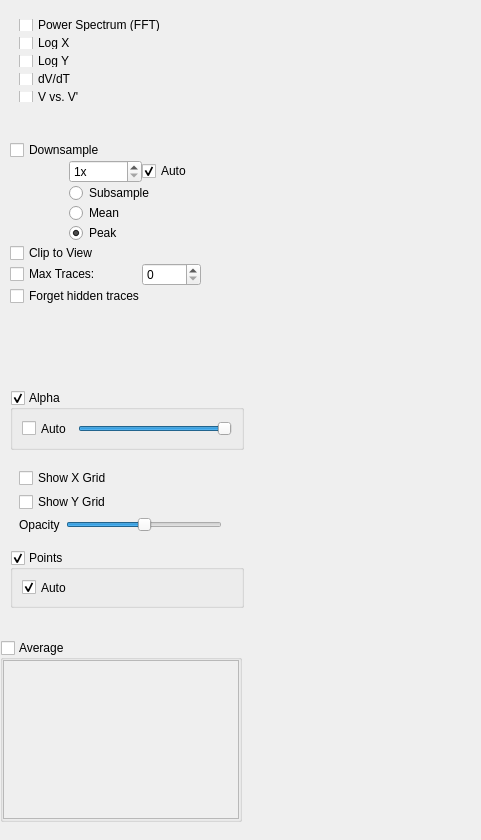
<?xml version="1.0" encoding="UTF-8"?>
<ui version="4.0">
 <class>Form</class>
 <widget class="QWidget" name="Form">
  <property name="geometry">
   <rect>
    <x>0</x>
    <y>0</y>
    <width>481</width>
    <height>840</height>
   </rect>
  </property>
  <property name="windowTitle">
   <string>Form</string>
  </property>
  <widget class="QGroupBox" name="averageGroup">
   <property name="geometry">
    <rect>
     <x>0</x>
     <y>640</y>
     <width>242</width>
     <height>182</height>
    </rect>
   </property>
   <property name="toolTip">
    <string>Display averages of the curves displayed in this plot. The parameter list allows you to choose parameters to average over (if any are available).</string>
   </property>
   <property name="title">
    <string>Average</string>
   </property>
   <property name="checkable">
    <bool>true</bool>
   </property>
   <property name="checked">
    <bool>false</bool>
   </property>
   <layout class="QGridLayout" name="gridLayout_5">
    <property name="margin">
     <number>0</number>
    </property>
    <property name="spacing">
     <number>0</number>
    </property>
    <item row="0" column="0">
     <widget class="QListWidget" name="avgParamList"/>
    </item>
   </layout>
  </widget>
  <widget class="QFrame" name="decimateGroup">
   <property name="geometry">
    <rect>
     <x>10</x>
     <y>140</y>
     <width>191</width>
     <height>171</height>
    </rect>
   </property>
   <layout class="QGridLayout" name="gridLayout_4">
    <property name="margin">
     <number>0</number>
    </property>
    <property name="spacing">
     <number>0</number>
    </property>
    <item row="7" column="0" colspan="3">
     <widget class="QCheckBox" name="clipToViewCheck">
      <property name="toolTip">
       <string>Plot only the portion of each curve that is visible. This assumes X values are uniformly spaced.</string>
      </property>
      <property name="text">
       <string>Clip to View</string>
      </property>
     </widget>
    </item>
    <item row="8" column="0" colspan="2">
     <widget class="QCheckBox" name="maxTracesCheck">
      <property name="toolTip">
       <string>If multiple curves are displayed in this plot, check this box to limit the number of traces that are displayed.</string>
      </property>
      <property name="text">
       <string>Max Traces:</string>
      </property>
     </widget>
    </item>
    <item row="0" column="0" colspan="3">
     <widget class="QCheckBox" name="downsampleCheck">
      <property name="text">
       <string>Downsample</string>
      </property>
     </widget>
    </item>
    <item row="6" column="1" colspan="2">
     <widget class="QRadioButton" name="peakRadio">
      <property name="toolTip">
       <string>Downsample by drawing a saw wave that follows the min and max of the original data. This method produces the best visual representation of the data but is slower.</string>
      </property>
      <property name="text">
       <string>Peak</string>
      </property>
      <property name="checked">
       <bool>true</bool>
      </property>
     </widget>
    </item>
    <item row="8" column="2">
     <widget class="QSpinBox" name="maxTracesSpin">
      <property name="toolTip">
       <string>If multiple curves are displayed in this plot, check &quot;Max Traces&quot; and set this value to limit the number of traces that are displayed.</string>
      </property>
     </widget>
    </item>
    <item row="9" column="0" colspan="3">
     <widget class="QCheckBox" name="forgetTracesCheck">
      <property name="toolTip">
       <string>If MaxTraces is checked, remove curves from memory after they are hidden (saves memory, but traces can not be un-hidden).</string>
      </property>
      <property name="text">
       <string>Forget hidden traces</string>
      </property>
     </widget>
    </item>
    <item row="3" column="1" colspan="2">
     <widget class="QRadioButton" name="meanRadio">
      <property name="toolTip">
       <string>Downsample by taking the mean of N samples.</string>
      </property>
      <property name="text">
       <string>Mean</string>
      </property>
     </widget>
    </item>
    <item row="2" column="1" colspan="2">
     <widget class="QRadioButton" name="subsampleRadio">
      <property name="toolTip">
       <string>Downsample by taking the first of N samples. This method is fastest and least accurate.</string>
      </property>
      <property name="text">
       <string>Subsample</string>
      </property>
     </widget>
    </item>
    <item row="1" column="2">
     <widget class="QCheckBox" name="autoDownsampleCheck">
      <property name="toolTip">
       <string>Automatically downsample data based on the visible range. This assumes X values are uniformly spaced.</string>
      </property>
      <property name="text">
       <string>Auto</string>
      </property>
      <property name="checked">
       <bool>true</bool>
      </property>
     </widget>
    </item>
    <item row="2" column="0">
     <spacer name="horizontalSpacer">
      <property name="orientation">
       <enum>Qt::Horizontal</enum>
      </property>
      <property name="sizeType">
       <enum>QSizePolicy::Maximum</enum>
      </property>
      <property name="sizeHint" stdset="0">
       <size>
        <width>30</width>
        <height>20</height>
       </size>
      </property>
     </spacer>
    </item>
    <item row="1" column="1">
     <widget class="QSpinBox" name="downsampleSpin">
      <property name="toolTip">
       <string>Downsample data before plotting. (plot every Nth sample)</string>
      </property>
      <property name="suffix">
       <string>x</string>
      </property>
      <property name="minimum">
       <number>1</number>
      </property>
      <property name="maximum">
       <number>100000</number>
      </property>
      <property name="value">
       <number>1</number>
      </property>
     </widget>
    </item>
   </layout>
  </widget>
  <widget class="QFrame" name="transformGroup">
   <property name="geometry">
    <rect>
     <x>10</x>
     <y>10</y>
     <width>171</width>
     <height>101</height>
    </rect>
   </property>
   <layout class="QGridLayout" name="gridLayout">
    <item row="2" column="0">
     <widget class="QCheckBox" name="logYCheck">
      <property name="text">
       <string>Log Y</string>
      </property>
     </widget>
    </item>
    <item row="1" column="0">
     <widget class="QCheckBox" name="logXCheck">
      <property name="text">
       <string>Log X</string>
      </property>
     </widget>
    </item>
    <item row="0" column="0">
     <widget class="QCheckBox" name="fftCheck">
      <property name="text">
       <string>Power Spectrum (FFT)</string>
      </property>
     </widget>
    </item>
    <item row="3" column="0">
     <widget class="QCheckBox" name="derivativeCheck">
      <property name="text">
       <string>dV/dT</string>
      </property>
     </widget>
    </item>
    <item row="4" column="0">
     <widget class="QCheckBox" name="phasemapCheck">
      <property name="text">
       <string>V vs. V'</string>
      </property>
     </widget>
    </item>
   </layout>
  </widget>
  <widget class="QGroupBox" name="pointsGroup">
   <property name="geometry">
    <rect>
     <x>10</x>
     <y>550</y>
     <width>234</width>
     <height>58</height>
    </rect>
   </property>
   <property name="title">
    <string>Points</string>
   </property>
   <property name="checkable">
    <bool>true</bool>
   </property>
   <layout class="QVBoxLayout" name="verticalLayout_5">
    <item>
     <widget class="QCheckBox" name="autoPointsCheck">
      <property name="text">
       <string>Auto</string>
      </property>
      <property name="checked">
       <bool>true</bool>
      </property>
     </widget>
    </item>
   </layout>
  </widget>
  <widget class="QFrame" name="gridGroup">
   <property name="geometry">
    <rect>
     <x>10</x>
     <y>460</y>
     <width>221</width>
     <height>81</height>
    </rect>
   </property>
   <layout class="QGridLayout" name="gridLayout_2">
    <item row="0" column="0" colspan="2">
     <widget class="QCheckBox" name="xGridCheck">
      <property name="text">
       <string>Show X Grid</string>
      </property>
     </widget>
    </item>
    <item row="1" column="0" colspan="2">
     <widget class="QCheckBox" name="yGridCheck">
      <property name="text">
       <string>Show Y Grid</string>
      </property>
     </widget>
    </item>
    <item row="2" column="1">
     <widget class="QSlider" name="gridAlphaSlider">
      <property name="maximum">
       <number>255</number>
      </property>
      <property name="value">
       <number>128</number>
      </property>
      <property name="orientation">
       <enum>Qt::Horizontal</enum>
      </property>
     </widget>
    </item>
    <item row="2" column="0">
     <widget class="QLabel" name="label">
      <property name="text">
       <string>Opacity</string>
      </property>
     </widget>
    </item>
   </layout>
  </widget>
  <widget class="QGroupBox" name="alphaGroup">
   <property name="geometry">
    <rect>
     <x>10</x>
     <y>390</y>
     <width>234</width>
     <height>60</height>
    </rect>
   </property>
   <property name="title">
    <string>Alpha</string>
   </property>
   <property name="checkable">
    <bool>true</bool>
   </property>
   <layout class="QHBoxLayout" name="horizontalLayout">
    <item>
     <widget class="QCheckBox" name="autoAlphaCheck">
      <property name="text">
       <string>Auto</string>
      </property>
      <property name="checked">
       <bool>false</bool>
      </property>
     </widget>
    </item>
    <item>
     <widget class="QSlider" name="alphaSlider">
      <property name="maximum">
       <number>1000</number>
      </property>
      <property name="value">
       <number>1000</number>
      </property>
      <property name="orientation">
       <enum>Qt::Horizontal</enum>
      </property>
     </widget>
    </item>
   </layout>
  </widget>
 </widget>
 <resources/>
 <connections/>
</ui>
